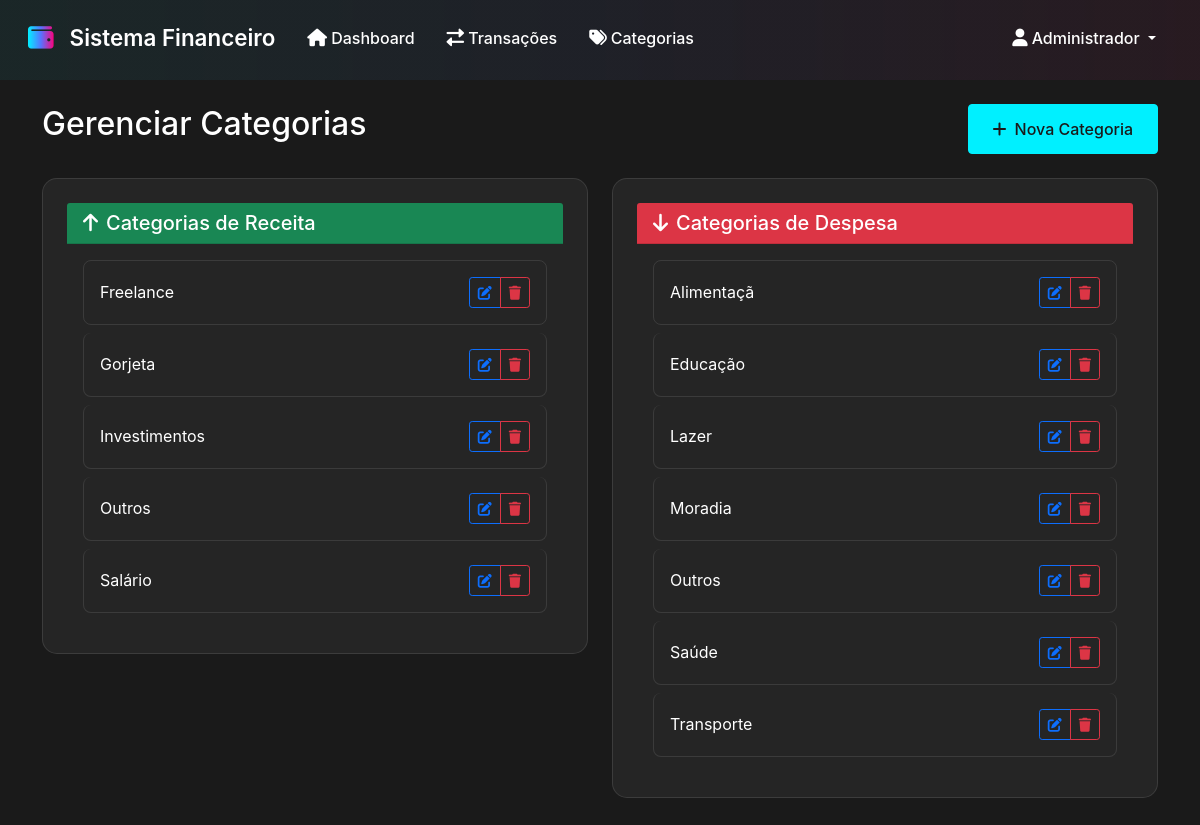
/pages/categories.php (signed in), run on the app's committed database.
### tables this page shows
CREATE TABLE `categories` (
  `id` int(11) NOT NULL,
  `name` varchar(50) NOT NULL,
  `type` enum('income','expense') NOT NULL,
  `user_id` int(11) DEFAULT NULL,
  `created_at` timestamp NULL DEFAULT current_timestamp()
);

### pages/categories.php (the view, shortened to what this page needs)
<?php
require_once '../includes/header.php';
try {
    $stmt = $pdo->prepare("
        SELECT * FROM categories
        WHERE user_id = ? OR user_id IS NULL
        ORDER BY type, name
    ");
    $stmt->execute([$_SESSION['user_id']]);
    $categories = $stmt->fetchAll();
} catch(PDOException $e) {
    error_log('Erro ao buscar categorias: ' . $e->getMessage());
    $_SESSION['flash_message'] = 'Erro ao carregar categorias';
    $_SESSION['flash_type'] = 'danger';
}
?>
<div class="d-flex justify-content-between align-items-center mb-4">
    <h2>Gerenciar Categorias</h2>
    <button class="btn btn-primary" data-bs-toggle="modal" data-bs-target="#categoryModal">
        <i class="fas fa-plus me-2"></i>Nova Categoria
    </button>
</div>
<div class="row">
    <div class="col-md-6 mb-4">
        <div class="card">
            <div class="card-header bg-success text-white">
                <h5 class="card-title mb-0">
                    <i class="fas fa-arrow-up me-2"></i>Categorias de Receita
                </h5>
            </div>
            <div class="card-body">
                <?php
                $incomeCategories = array_filter($categories, function($cat) {
                    return $cat['type'] === 'income';
                });
                if (empty($incomeCategories)): ?>
                    <p class="text-muted">Nenhuma categoria de receita encontrada.</p>
                <?php else: ?>
                    <div class="list-group">
                        <?php foreach ($incomeCategories as $category): ?>
                            <div class="list-group-item d-flex justify-content-between align-items-center">
                                <span><?php echo htmlspecialchars($category['name']); ?></span>
                                <div class="btn-group">
                                    <button class="btn btn-sm btn-outline-primary edit-category"
                                            data-id="<?php echo $category['id']; ?>"
                                            data-name="<?php echo htmlspecialchars($category['name']); ?>"
                                            data-type="<?php echo $category['type']; ?>">
                                        <i class="fas fa-edit"></i>
                                    </button>
                                    <button class="btn btn-sm btn-outline-danger delete-category"
                                            data-id="<?php echo $category['id']; ?>"
                                            data-name="<?php echo htmlspecialchars($category['name']); ?>">
                                        <i class="fas fa-trash"></i>
                                    </button>
                                </div>
                            </div>
                        <?php endforeach; ?>
                    </div>
                <?php endif; ?>
            </div>
        </div>
    </div>
    <div class="col-md-6 mb-4">
        <div class="card">
            <div class="card-header bg-danger text-white">
                <h5 class="card-title mb-0">
                    <i class="fas fa-arrow-down me-2"></i>Categorias de Despesa
                </h5>
            </div>
            <div class="card-body">
                <?php
                $expenseCategories = array_filter($categories, function($cat) {
                    return $cat['type'] === 'expense';
                });
                if (empty($expenseCategories)): ?>
                    <p class="text-muted">Nenhuma categoria de despesa encontrada.</p>
                <?php else: ?>
                    <div class="list-group">
                        <?php foreach ($expenseCategories as $category): ?>
                            <div class="list-group-item d-flex justify-content-between align-items-center">
                                <span><?php echo htmlspecialchars($category['name']); ?></span>
                                <div class="btn-group">
                                    <button class="btn btn-sm btn-outline-primary edit-category"
                                            data-id="<?php echo $category['id']; ?>"
                                            data-name="<?php echo htmlspecialchars($category['name']); ?>"
                                            data-type="<?php echo $category['type']; ?>">
                                        <i class="fas fa-edit"></i>
                                    </button>
                                    <button class="btn btn-sm btn-outline-danger delete-category"
                                            data-id="<?php echo $category['id']; ?>"
                                            data-name="<?php echo htmlspecialchars($category['name']); ?>">
                                        <i class="fas fa-trash"></i>
                                    </button>
                                </div>
                            </div>
                        <?php endforeach; ?>
                    </div>
                <?php endif; ?>
            </div>
        </div>
    </div>
</div>
<?php require_once '../includes/footer.php'; ?>

### includes/header.php (shortened to what this page needs)
<!DOCTYPE html>
<html lang="pt-BR">
<head>
    <link href="https://cdn.jsdelivr.net/npm/bootstrap@5.1.3/dist/css/bootstrap.min.css" rel="stylesheet">
    <link href="https://cdn.datatables.net/1.11.5/css/dataTables.bootstrap5.min.css" rel="stylesheet">
    <link href="https://cdnjs.cloudflare.com/ajax/libs/font-awesome/6.0.0/css/all.min.css" rel="stylesheet">
    <link href="/assets/css/style.css" rel="stylesheet">
    <link href="/assets/css/header.css" rel="stylesheet">
    <link href="/assets/css/categories.css" rel="stylesheet">
    <link href="/assets/css/transactions.css" rel="stylesheet">
</head>
<body>
    <nav class="navbar navbar-expand-lg main-navbar">
        <div class="container-fluid">
            <a class="navbar-brand" href="/"><i class="fas fa-wallet me-2"></i>Sistema Financeiro</a>
            <div class="collapse navbar-collapse" id="navbarNav">
                <ul class="navbar-nav me-auto">
                    <li class="nav-item">
                        <a class="nav-link" href="/"><i class="fas fa-home me-1"></i>Dashboard</a>
                    </li>
                    <li class="nav-item">
                        <a class="nav-link" href="/pages/transactions.php"><i class="fas fa-exchange-alt me-1"></i>Transações</a>
                    </li>
                    <li class="nav-item">
                        <a class="nav-link" href="/pages/categories.php"><i class="fas fa-tags me-1"></i>Categorias</a>
                    </li>
                </ul>
                <ul class="navbar-nav">
                    <li class="nav-item dropdown">
                        <a class="nav-link dropdown-toggle" href="#" id="userDropdown" role="button" data-bs-toggle="dropdown">
                            <i class="fas fa-user me-1"></i><?php echo htmlspecialchars($_SESSION['username']); ?>
                        </a>
                    </li>
                </ul>
            </div>
        </div>
    </nav>
    <div class="container my-4">

### includes/footer.php (shortened to what this page needs)
    </div>
</body>
</html>

### assets/css/style.css (style rules this page uses)
body { background-color: #f8f9fa; }

### assets/css/header.css (style rules this page uses)
:root { --header-bg: rgba(28, 28, 28, 0.95); --header-border: linear-gradient(90deg, #00F0FF 0%, #5773FF 50%, #FF007A 100%); --text-color: #ffffff; --hover-color: #00F0FF; --dropdown-bg: rgba(28, 28, 28, 0.98); }
.main-navbar { background: var(--header-bg) !important; padding: 1rem; position: relative; border-bottom: 4px solid transparent; background-image: linear-gradient(var(--header-bg), var(--header-bg)), var(--header-border) !important; background-origin: border-box; background-clip: padding-box, border-box; }
.navbar-brand { font-size: 1.4rem; font-weight: 600; color: var(--text-color) !important; display: flex; align-items: center; gap: 0.5rem; }
.navbar-brand i { font-size: 1.6rem; background: var(--header-border); -webkit-background-clip: text; -webkit-text-fill-color: transparent; }
.nav-link { color: var(--text-color) !important; font-weight: 500; padding: 0.5rem 1rem !important; border-radius: 6px; transition: all 0.3s ease; position: relative; }
.nav-link i { margin-right: 0.5rem; font-size: 1.1rem; }

### assets/css/categories.css (style rules this page uses)
:root { --bg-dark: #1a1a1a; --card-bg: rgba(255, 255, 255, 0.05); --border-color: rgba(255, 255, 255, 0.1); --text-color: #ffffff; --text-muted: rgba(255, 255, 255, 0.6); --income-color: #00F0FF; --expense-color: #FF007A; --balance-color: #5773FF; --dropdown-bg: #2a2a2a; }
body { background-color: var(--bg-dark); color: var(--text-color); font-family: 'Inter', sans-serif; min-height: 100vh; }
.card { background: var(--card-bg); border: 1px solid var(--border-color); border-radius: 15px; margin-bottom: 1rem; transition: transform 0.3s ease, box-shadow 0.3s ease; }
.list-group { background: transparent; }
.list-group-item { background: transparent; border: 1px solid var(--border-color); color: var(--text-color); margin-bottom: 0.5rem; border-radius: 8px !important; padding: 1rem; }
.list-group-item:last-child { margin-bottom: 0; }
.btn-primary { background: var(--income-color); border-color: var(--income-color); color: var(--bg-dark); padding: 0.75rem 1.5rem; font-weight: 500; }

### assets/css/transactions.css (style rules this page uses)
:root { --bg-dark: #1a1a1a; --card-bg: rgba(255, 255, 255, 0.05); --border-color: rgba(255, 255, 255, 0.1); --text-color: #ffffff; --text-muted: rgba(255, 255, 255, 0.6); --income-color: #00F0FF; --expense-color: #FF007A; --balance-color: #5773FF; --dropdown-bg: #2a2a2a; }
.card { background: var(--card-bg); border: 1px solid var(--border-color); border-radius: 15px; padding: 1.5rem; margin-bottom: 1rem; transition: transform 0.3s ease, box-shadow 0.3s ease; }
.btn-primary { background: var(--income-color); border-color: var(--income-color); color: var(--bg-dark); padding: 0.75rem 1.5rem; font-weight: 500; }

### data on the page
categories: name "Freelance"
categories: name "Gorjeta"
categories: name "Investimentos"
categories: name "Outros"
categories: name "Salário"
categories: name "Alimentaçã"
categories: name "Educação"
categories: name "Lazer"
categories: name "Moradia"
categories: name "Outros"
categories: name "Saúde"
categories: name "Transporte"

### other printed values
$_SESSION['username'] "Administrador"
